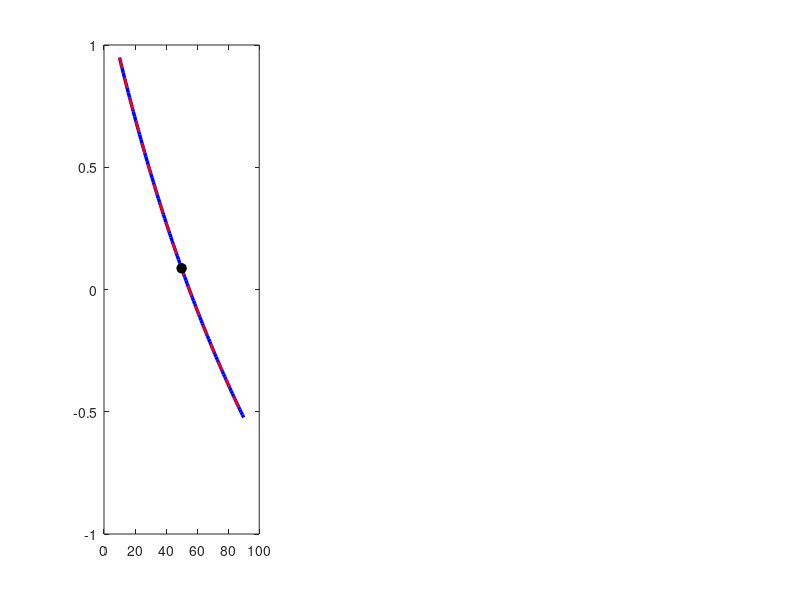

Write MATLAB code to recreate this figure. (Note: this script raises an error after producing the figure.)
% Exercise 1 (c) - part 1: many agents
clc; clear; close all;

% The two types: first element lender, second element borrower
beta = [0.95; 0.90];
w1   = [15; 10];
w2   = [5; 20];

% a and b of each type (same as part (a))
a = beta.*w1./(1+beta);
b = w2./(1+beta);

% Benchmark: Caso paritetico (50% Lenders, 50% Borrowers)
% Economy with N = 500
n_500 = [250; 250];                                % number of lenders, number of borrowers
r_500 = sum(n_500.*b)/sum(n_500.*a) - 1;           % equilibrium interest rate
s_500 = a - b./(1+r_500);                          % saving of ONE agent of each type
credit_per_lender_500 = s_500(1);
credit_total_500      = n_500(1)*s_500(1);
credit_per_agent_500  = credit_total_500/sum(n_500);

fprintf('N = 500:  r* = %.4f, credit per lender = %.4f, per agent = %.4f, total credit = %.2f\n', ...
        r_500, credit_per_lender_500, credit_per_agent_500, credit_total_500);

% Economy with N = 1000
n_1000 = [500; 500];
r_1000 = sum(n_1000.*b)/sum(n_1000.*a) - 1;
s_1000 = a - b./(1+r_1000);
credit_per_lender_1000 = s_1000(1);
credit_total_1000  = n_1000(1)*s_1000(1);
credit_per_agent_1000  = credit_total_1000/sum(n_1000);

fprintf('N = 1000: r* = %.4f, credit per lender = %.4f, per agent = %.4f, total credit = %.2f\n', ...
        r_1000, credit_per_lender_1000, credit_per_agent_1000, credit_total_1000);

share_lenders = linspace(10, 90, 100);             % Quota creditori in % (10% - 90%)
theta = share_lenders / 100;                       % Quota in frazione

r_vec = (theta.*b(1) + (1-theta).*b(2)) ./ (theta.*a(1) + (1-theta).*a(2)) - 1;

% Risparmio individuale del prestatore lungo la curva
s_lender_vec = a(1) - b(1)./(1 + r_vec);

% Volume totale di credito scambiato (N_lenders * risparmio individuale)
credit_tot_500_vec  = (theta .* 500)  .* s_lender_vec;
credit_tot_1000_vec = (theta .* 1000) .* s_lender_vec;

figure;
% Subplot 1: Interest rate of equilibrium 
subplot(1, 3, 1);
plot(share_lenders, r_vec, 'b-',  'LineWidth', 2.5, 'DisplayName', 'N = 500');
hold on;
plot(share_lenders, r_vec, 'r--', 'LineWidth', 1.8, 'DisplayName', 'N = 1000 (coincide)');
plot(50, r_500, 'ko', 'MarkerFaceColor', 'k', 'MarkerSize', 7, 'DisplayName', '50% (Part a)');
yline(0, '--k', 'HandleVisibility', 'off');
xlabel('Share of lenders (%)'); 
ylabel('r*'); 
title('Equilibrium interest rate');
legend('Location', 'northeast'); 
grid on;

% Subplot 2: Total quantity of credit
subplot(1, 3, 2);
plot(share_lenders, credit_tot_500_vec,  'b-', 'LineWidth', 2, 'DisplayName', 'N = 500');
hold on;
plot(share_lenders, credit_tot_1000_vec, 'r-', 'LineWidth', 2, 'DisplayName', 'N = 1000');
plot(50, credit_total_500,  'bo', 'MarkerFaceColor', 'b', 'MarkerSize', 7, 'DisplayName', '50% (N = 500)');
plot(50, credit_total_1000, 'ro', 'MarkerFaceColor', 'r', 'MarkerSize', 7, 'DisplayName', '50% (N = 1000)');
xlabel('Share of lenders (%)'); 
ylabel('Total credit'); 
title('Quantity of credit');
legend('Location', 'northwest'); 
grid on;

sgtitle('N = 500 vs N = 1000');

% Calculation of credit per agent
credit_per_agent_500_vec  = credit_tot_500_vec  / 500;
credit_per_agent_1000_vec = credit_tot_1000_vec / 1000;

subplot(1, 3, 3);
plot(share_lenders, credit_per_agent_500_vec,  'b-',  'LineWidth', 2.5, 'DisplayName', 'N = 500');
hold on;
plot(share_lenders, credit_per_agent_1000_vec, 'r--', 'LineWidth', 1.8, 'DisplayName', 'N = 1000 (coincide)');
plot(50, credit_per_agent_500,  'bo', 'MarkerFaceColor', 'b', 'MarkerSize', 7, 'DisplayName', '50% (N = 500)');
plot(50, credit_per_agent_1000, 'ro', 'MarkerFaceColor', 'r', 'MarkerSize', 5, 'DisplayName', '50% (N = 1000)');
xlabel('Share of lenders (%)'); 
ylabel('Credit per agent'); 
title('Credit per agent');
legend('Location', 'northwest'); 
grid on;


%% Part 2: supply and demand for three compositions
r_grid = linspace(-0.4, 0.7, 300);

figure
hold on

% 300 lenders, 700 borrowers (solid lines)
plot(r_grid, 300*(a(1) - b(1)./(1+r_grid)), 'b-', 'LineWidth', 2)
plot(r_grid, 700*(b(2)./(1+r_grid) - a(2)), 'b-', 'LineWidth', 2)

% 500 lenders, 500 borrowers (dashed lines)
plot(r_grid, 500*(a(1) - b(1)./(1+r_grid)), 'r--', 'LineWidth', 2)
plot(r_grid, 500*(b(2)./(1+r_grid) - a(2)), 'r--', 'LineWidth', 2)

% 700 lenders, 300 borrowers (dotted lines)
plot(r_grid, 700*(a(1) - b(1)./(1+r_grid)), 'g:', 'LineWidth', 2)
plot(r_grid, 300*(b(2)./(1+r_grid) - a(2)), 'g:', 'LineWidth', 2)

% The three equilibria
N_Lc  = [300; 500; 700];
N_Bc  = 1000 - N_Lc;
r_eq  = (N_Lc*b(1) + N_Bc*b(2)) ./ (N_Lc*a(1) + N_Bc*a(2)) - 1;
cr_eq = N_Lc.*(a(1) - b(1)./(1+r_eq));
plot(r_eq, cr_eq, 'ko', 'MarkerFaceColor', 'w')

xlabel('Interest rate r')
ylabel('Total credit')
title('Credit market with different shares of lenders (N = 1000)')
legend('Supply, 30% lenders', 'Demand, 70% borrowers', ...
       'Supply, 50% lenders', 'Demand, 50% borrowers', ...
       'Supply, 70% lenders', 'Demand, 30% borrowers', ...
       'Equilibria', 'Location', 'best')
grid on
